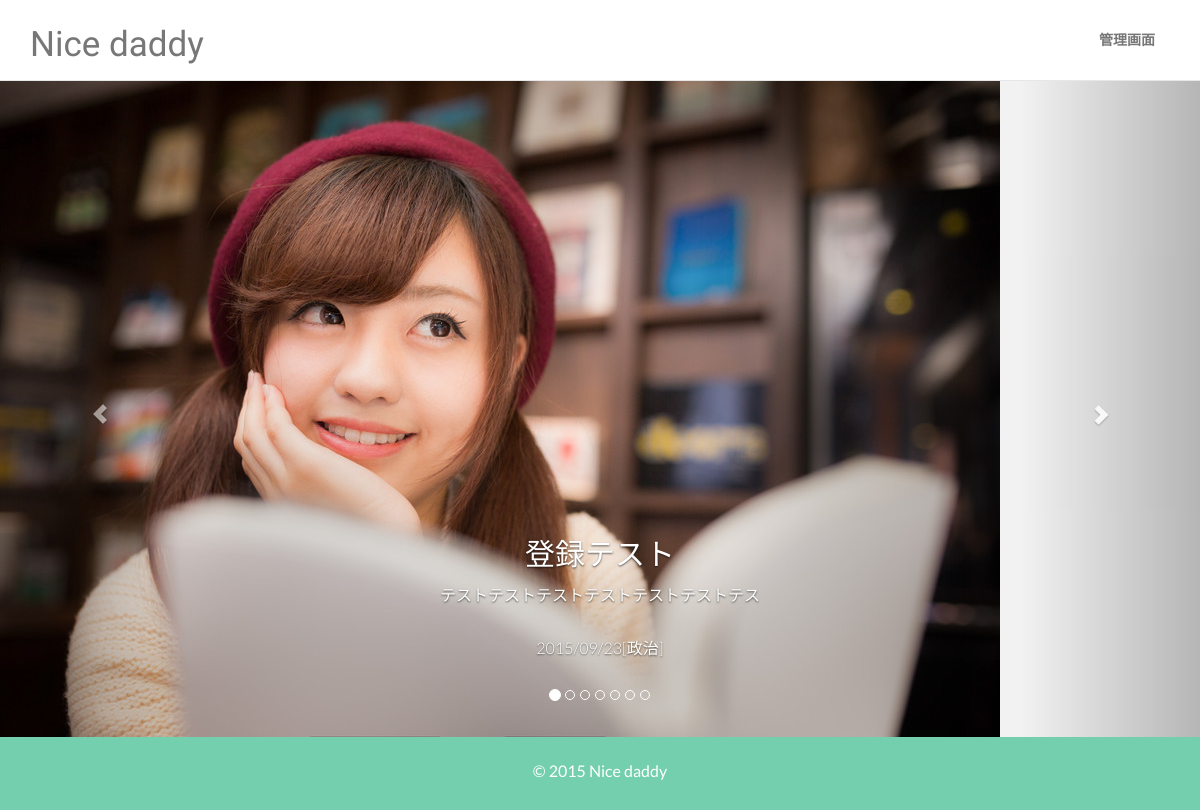
The page / on the database its author committed.
### tables this page shows
CREATE TABLE IF NOT EXISTS `news` (
  `news_id` int(11) NOT NULL,
  `category_id` int(10) NOT NULL DEFAULT '1',
  `news_title` varchar(64) NOT NULL,
  `news_detail` varchar(1024) NOT NULL,
  `show_flg` int(11) NOT NULL,
  `author` varchar(12) NOT NULL,
  `create_date` datetime NOT NULL,
  `update_date` datetime NOT NULL
);

CREATE TABLE IF NOT EXISTS `img` (
  `news_id` int(11) NOT NULL,
  `img` varchar(50) NOT NULL,
  `alt` varchar(50) NOT NULL
);

CREATE TABLE IF NOT EXISTS `category` (
  `category_id` int(11) NOT NULL,
  `category_name` varchar(64) NOT NULL,
  `create_date` datetime NOT NULL
);

### index.php (the view, shortened to what this page needs)
<?php include("header.php"); ?>
<div id="carousel-example" class="carousel slide" data-ride="carousel">
	<ol class="carousel-indicators">
		<li data-target="#carousel-example" data-slide-to="0" class="active"></li>
		<li data-target="#carousel-example" data-slide-to="1"></li>
		<li data-target="#carousel-example" data-slide-to="2"></li>
		<li data-target="#carousel-example" data-slide-to="3"></li>
		<li data-target="#carousel-example" data-slide-to="4"></li>
		<li data-target="#carousel-example" data-slide-to="5"></li>
		<li data-target="#carousel-example" data-slide-to="6"></li>
	</ol>
	<div class="carousel-inner">
		<?php
			$pdo = new PDO("mysql:host=localhost;dbname=cs_academy;charset=utf8", "root", "");
			$sql = "SELECT * FROM news,category,img where show_flg = 1 AND news.category_id = category.category_id AND news.news_id = img.news_id ORDER BY update_date DESC LIMIT 7";
			$stmt = $pdo->prepare($sql);
			$stmt->execute();
			$results = $stmt->fetchAll(PDO::FETCH_ASSOC);
			foreach($results as $row) {
			    $date = $row["update_date"];
			    $l_id = $row["news_id"];
			    $title = $row["news_title"];
			    $detail = $row["news_detail"];
			    $category_name = $row["category_name"];
			    $img = $row["img"];
			    if ($row === reset($results)){
				    echo '<div class="item active">';
			    } else {
				    echo '<div class="item">';
			    }
			    echo '<a href="news.php?id=' .$l_id. '">';
			    echo '<img src="img/' .$img. '" class="img-responsive" alt="画像">';
			    echo '<div class="carousel-caption"><h2>' .$title. '</h2><p>';
			    echo mb_substr($detail, 0, 20). '</p><p>';
			    echo date('Y/m/d', strtotime($date)). '[' .$category_name. ']</p></div></a>';
			    echo '</div>';
			}
    	?>
    </div>
	<a class="left carousel-control" href="#carousel-example" data-slide="prev">
		<span class="glyphicon glyphicon-chevron-left" aria-hidden="true"></span>
	</a>
	<a class="right carousel-control" href="#carousel-example" data-slide="next">
		<span class="glyphicon glyphicon-chevron-right" aria-hidden="true"></span>
	</a>
</div>
<?php include("footer.php"); ?>

### header.php (shortened to what this page needs)
<!DOCTYPE html>
<html lang="ja">
  <head>
    <link href="css/bootstrap.css" rel="stylesheet">
    <link href="css/main.css" rel="stylesheet">
    <link href="css/font-awesome.min.css" rel="stylesheet">
  </head>
  <body>
    <div class="navbar navbar-default navbar-fixed-top">
      <div class="container">
        <div class="navbar-header">
          <h1><a class="navbar-brand" href="index.php">Nice daddy</a></h1>
        </div>
        <div class="navbar-collapse collapse">
          <ul class="nav navbar-nav navbar-right">
            <li><a href="admin/">管理画面</a></li>
          </ul>
        </div>
      </div>
    </div>

### footer.php (shortened to what this page needs)
	<div id="f">
		<div class="container">
			<div class="row">
				<p>© 2015 Nice daddy</p>
			</div>
		</div>
	</div>
  </body>
</html>

### css/main.css (style rules this page uses)
body { background-color: #f2f2f2; font-family: "Lato"; font-weight: 300; font-size: 16px; color: #555; -webkit-font-smoothing: antialiased; -webkit-overflow-scrolling: touch; margin-top: 70px; }
h1, h2, h3, h4, h5, h6 { font-family: "Raleway"; font-weight: 300; }
p { line-height: 28px; margin-bottom: 25px; }
a { color: #f85c37; word-wrap: break-word; -webkit-transition: color 0.1s ease-in, background 0.1s ease-in; -moz-transition: color 0.1s ease-in, background 0.1s ease-in; -ms-transition: color 0.1s ease-in, background 0.1s ease-in; -o-transition: color 0.1s ease-in, background 0.1s ease-in; transition: color 0.1s ease-in, background 0.1s ease-in; }
a:before, a:after { -webkit-transition: color 0.1s ease-in, background 0.1s ease-in; -moz-transition: color 0.1s ease-in, background 0.1s ease-in; -ms-transition: color 0.1s ease-in, background 0.1s ease-in; -o-transition: color 0.1s ease-in, background 0.1s ease-in; transition: color 0.1s ease-in, background 0.1s ease-in; }
.navbar { font-weight: 800; font-size: 14px; padding-top: 15px; padding-bottom: 15px; background-color: #ffffff; }
.navbar-brand { font-size: 35px; padding-top: 0px; padding-bottom: 0px; }
#f { padding-top: 20px; background-color: #74cfae; }
#f p { color: white; text-align: center; font-weight: 400; }

### rows shown on the page
news: img.img (picture), news_title "登録テスト", news_detail "テストテストテストテストテストテストテス", update_date "2015/09/23", category.category_name "政治"
